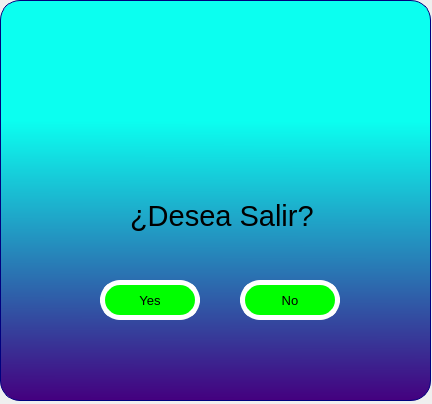
<?xml version="1.0" encoding="UTF-8"?>
<ui version="4.0">
 <class>Aviso</class>
 <widget class="QDialog" name="Aviso">
  <property name="geometry">
   <rect>
    <x>0</x>
    <y>0</y>
    <width>432</width>
    <height>404</height>
   </rect>
  </property>
  <property name="windowTitle">
   <string>Aviso</string>
  </property>
  <widget class="QFrame" name="frame">
   <property name="geometry">
    <rect>
     <x>0</x>
     <y>0</y>
     <width>431</width>
     <height>401</height>
    </rect>
   </property>
   <property name="styleSheet">
    <string notr="true">background-color: qlineargradient(spread:reflect, x1:0.543, y1:0, x2:0.541, y2:1, stop:0.300766 rgba(11, 255, 240, 255), stop:1 rgba(68, 0, 127, 255));

border-radius:20px;
border:1px solid #00007f;</string>
   </property>
   <property name="frameShape">
    <enum>QFrame::StyledPanel</enum>
   </property>
   <property name="frameShadow">
    <enum>QFrame::Raised</enum>
   </property>
   <widget class="QLabel" name="label_4">
    <property name="geometry">
     <rect>
      <x>150</x>
      <y>50</y>
      <width>141</width>
      <height>121</height>
     </rect>
    </property>
    <property name="styleSheet">
     <string notr="true">background-color: rgba(0, 0, 0,0%);
border:none</string>
    </property>
    <property name="text">
     <string/>
    </property>
    <property name="pixmap">
     <pixmap>images/warning2.png</pixmap>
    </property>
    <property name="scaledContents">
     <bool>true</bool>
    </property>
   </widget>
   <widget class="QLabel" name="LbQuestion">
    <property name="geometry">
     <rect>
      <x>130</x>
      <y>200</y>
      <width>191</width>
      <height>31</height>
     </rect>
    </property>
    <property name="font">
     <font>
      <family>Arial</family>
      <pointsize>22</pointsize>
      <weight>9</weight>
      <italic>false</italic>
      <bold>false</bold>
     </font>
    </property>
    <property name="styleSheet">
     <string notr="true">background-color: rgba(0, 0, 0,0%);
font: 75 22pt &quot;Arial&quot;;
border:none</string>
    </property>
    <property name="text">
     <string>¿Desea Salir?</string>
    </property>
    <property name="scaledContents">
     <bool>false</bool>
    </property>
   </widget>
   <widget class="QPushButton" name="BtnBoxAvisoYes">
    <property name="geometry">
     <rect>
      <x>100</x>
      <y>280</y>
      <width>100</width>
      <height>40</height>
     </rect>
    </property>
    <property name="font">
     <font>
      <family>MS Shell Dlg 2</family>
      <pointsize>10</pointsize>
      <weight>9</weight>
      <italic>false</italic>
      <bold>false</bold>
     </font>
    </property>
    <property name="acceptDrops">
     <bool>false</bool>
    </property>
    <property name="styleSheet">
     <string notr="true">QPushButton{
font: 75 10pt &quot;MS Shell Dlg 2&quot;;
background-color: rgb(0, 255, 0);
font: 75 10pt &quot;MS Shell Dlg 2&quot;;
border:5px solid #ffffff;
}

QPushButton:hover{
background-color: rgb(255, 255, 0);
font: 75 10pt &quot;MS Shell Dlg 2&quot;;
border:5px solid #0000f;
}</string>
    </property>
    <property name="text">
     <string>Yes</string>
    </property>
   </widget>
   <widget class="QPushButton" name="BtnBoxAvisoNo">
    <property name="geometry">
     <rect>
      <x>240</x>
      <y>280</y>
      <width>100</width>
      <height>40</height>
     </rect>
    </property>
    <property name="font">
     <font>
      <family>MS Shell Dlg 2</family>
      <pointsize>10</pointsize>
      <weight>9</weight>
      <italic>false</italic>
      <bold>false</bold>
     </font>
    </property>
    <property name="styleSheet">
     <string notr="true">QPushButton{
font: 75 10pt &quot;MS Shell Dlg 2&quot;;
background-color: rgb(0, 255, 0);
font: 75 10pt &quot;MS Shell Dlg 2&quot;;
border:5px solid #ffffff;
}

QPushButton:hover{
background-color: rgb(255, 255, 0);
font: 75 10pt &quot;MS Shell Dlg 2&quot;;
border:5px solid #0000f;
}</string>
    </property>
    <property name="text">
     <string>No</string>
    </property>
   </widget>
  </widget>
 </widget>
 <resources/>
 <connections/>
</ui>
